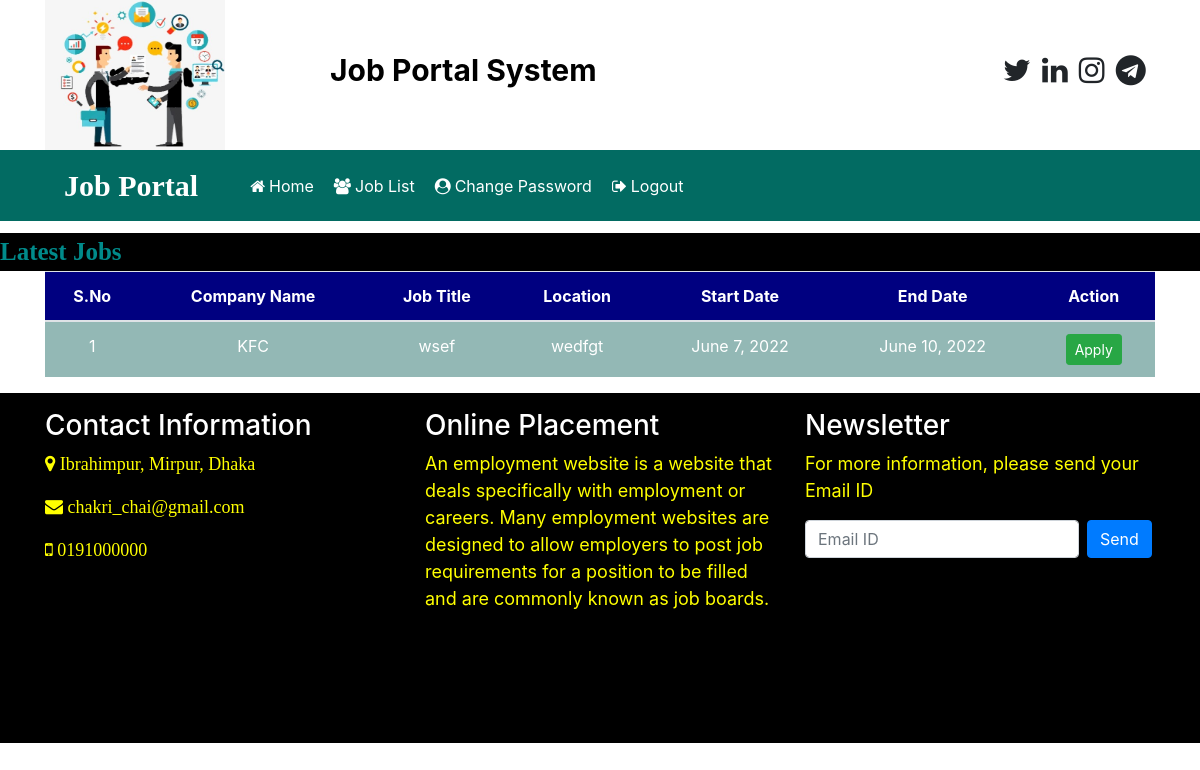
/user_latest_jobs (signed in), run on the app's committed database.
### app/models.py (models this page shows, shortened)
class Job(models.Model):
    recruiter = models.ForeignKey(Recruiter, on_delete=models.CASCADE)
    start_date = models.DateField()
    end_date = models.DateField()
    title = models.CharField(max_length=100)
    salary = models.CharField(max_length=20)
    image = models.FileField(null=True)
    description = models.CharField(max_length=300)
    experience = models.CharField(max_length=50)
    location = models.CharField(max_length=100)
    skills = models.CharField(max_length=100)
    creationdate = models.DateField()

class Recruiter(models.Model):
    user = models.ForeignKey(User, on_delete=models.CASCADE)
    mobile = models.CharField(max_length=15,null=True)
    image = models.FileField(null=True)
    gender = models.CharField(max_length=10,null=True)
    company = models.CharField(max_length=100,null=True)
    type = models.CharField(max_length=15,null=True)
    status = models.CharField(max_length=20,null=True)

### app/views.py (the view)
# urls.py: path('user_latest_jobs', user_latest_jobs, name="user_latest_jobs"),
def user_latest_jobs(request):
    job = Job.objects.all().order_by('-start_date')
    user = request.user
    student = StudentUser.objects.get(user = user)
    data = Apply.objects.filter(student=student)
    li = []
    for i in data:
        li.append(i.job.id)
    d = {'job':job,'li':li}
    return render(request, "user_latest_jobs.html",d)

### app/templates/user_latest_jobs.html (shortened to what this page needs)
{% load static %}
{% block body %}
{% include 'user_navigation.html' %}
<marquee style="font-family:'Monotype Corsiva';font-size:25px;color:darkcyan;background-color:black;font-weight:bold;margin-top:1%">
 Latest Jobs
</marquee>
<div class="container">
<table class="table table-hover" id="example">
  <thead>
    <tr style="background-color: #000080; color:white">
      <th>S.No</th>
      <th>Company Name</th>
      <th>Job Title</th>
      <th>Location</th>
      <th>Start Date</th>
      <th>End Date</th>
      <th>Action</th>
    </tr>
  </thead>
  <tbody>
  {% for i in job %}
    <tr style="background-color: #93b8b5; color:white">
      <td>{{forloop.counter}}</td>
      <td>{{i.recruiter.company}}</td>
      <td>{{i.title}}</td>
      <td>{{i.location}}</td>
      <td>{{i.start_date}}</td>
      <td>{{i.end_date}}</td>
      {% if i.id in li %}
      <td>Applied</td>
      {% else %}
      <td><a href="{% url 'job_detail' i.id %}" class="btn btn-success btn-sm">Apply</a> </td>
      {% endif %}
    </tr>
    {% endfor %}
  </tbody>
</table>
</div>
{% include 'footer.html' %}
{% endblock %}

### app/templates/user_latest_jobs.html (style rules this page uses)
tr { text-align:center }

### data on the page
Job: recruiter.company "KFC", title "wsef", location "wedfgt", start_date "June 7, 2022", end_date "June 10, 2022", shows "Apply"
